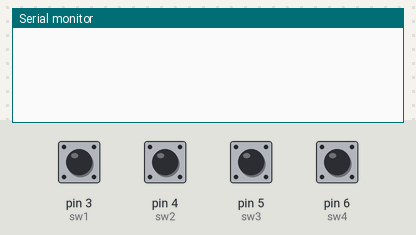
Recording of a sketch running on a simulated Arduino Uno, built with avr-gcc and run on an emulated ATmega328P. Shown: the last lines printed to the serial monitor. The test bench sets the inputs (shaded band); at power-on: pin 3 (sw1), pin 4 (sw2), pin 5 (sw3), pin 6 (sw4) HIGH.

Above: at 1.2 s.
1.3 s: pin 3 (sw1) pulled LOW for 0.15 s
At 2.0 s:
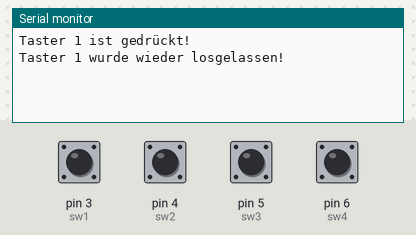
2.9 s: pin 4 (sw2) pulled LOW for 0.15 s
At 3.08 s:
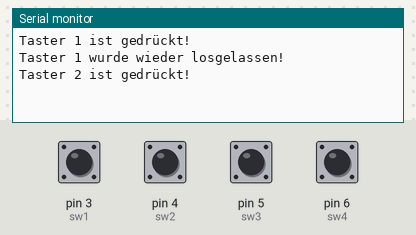
4.5 s: pin 5 (sw3) pulled LOW for 0.15 s
At 5.6 s:
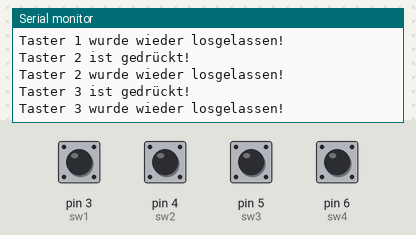
6.1 s: pin 6 (sw4) pulled LOW for 0.15 s
At 6.8 s:
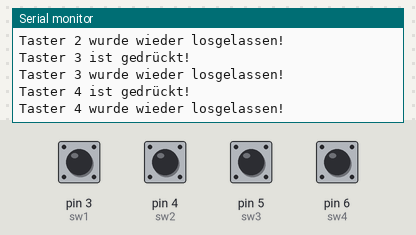

Measured:
- after the input at 1.3 s, the serial monitor: prints a new line after 0.05 s (image 1)
- after the input at 2.9 s, the serial monitor: prints a new line after 0.05 s (image 2)
- after the input at 4.5 s, the serial monitor: prints a new line after 0.05 s (image 3)
- after the input at 6.1 s, the serial monitor: prints a new line after 0.05 s (image 4)

The sketch:

taster.ino
```cpp
#include <Bounce2.h> //Bibliothek zum entprellen der Taster

//Die Taster sind am digitalen Pin D3..D6 angeschlossen
#define sw1 3
#define sw2 4
#define sw3 5
#define sw4 6

//Intervall zum entprellen auf 50ms
const int INTERVAL = 50;

//Initialisieren von Objekten für jeden Taster
Bounce b1 = Bounce(sw1, INTERVAL);
Bounce b2 = Bounce(sw2, INTERVAL);
Bounce b3 = Bounce(sw3, INTERVAL);
Bounce b4 = Bounce(sw4, INTERVAL);

void setup() {
  //beginn der seriellen Kommunikation mit 9600 baud
  Serial.begin(9600);

  //setzen das die digitalen Pins als Eingänge funktionieren
  pinMode(sw1, INPUT);
  pinMode(sw2, INPUT);
  pinMode(sw3, INPUT);
  pinMode(sw4, INPUT);
}

void loop() {
  //aktualisieren der Zustände
  b1.update();
  b2.update();
  b3.update();
  b4.update();

  //Wenn der Taster 1 gedrückt ist, dann...
  if(b1.fell()){
    msgFell(1);
  } else if(b1.rose()){ //Wenn der Taster 1 wieder losgelassen wird, dann...
    msgRose(1);
  }

  if(b2.fell()){
    msgFell(2);
  }else if(b2.rose()){
    msgRose(2);
  }

  if(b3.fell()){
    msgFell(3);
  }else if(b3.rose()){
    msgRose(3);
  }

  if(b4.fell()){
    msgFell(4);
  }else if(b4.rose()){
    msgRose(4);
  }
}

//Text auf der seriellen Schnittstell ausgeben. Das der Taster gedrückt ist.
void msgFell(int taster){
  Serial.print("Taster ");
  Serial.print(taster);
  Serial.println(" ist gedrückt!");
}

//Text auf der seriellen Schnittstell ausgeben. Das der Taster wieder losgelassen wurde.
void msgRose(int taster){
  Serial.print("Taster ");
  Serial.print(taster);
  Serial.println(" wurde wieder losgelassen!");
}
```
